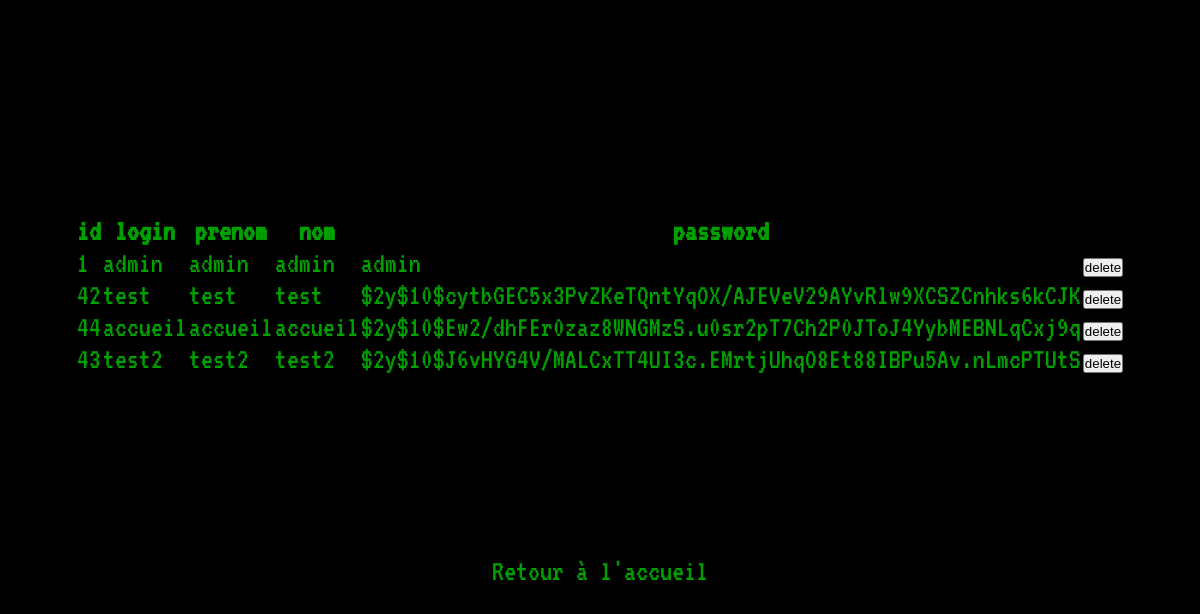
The app's page /admin.php, older data.
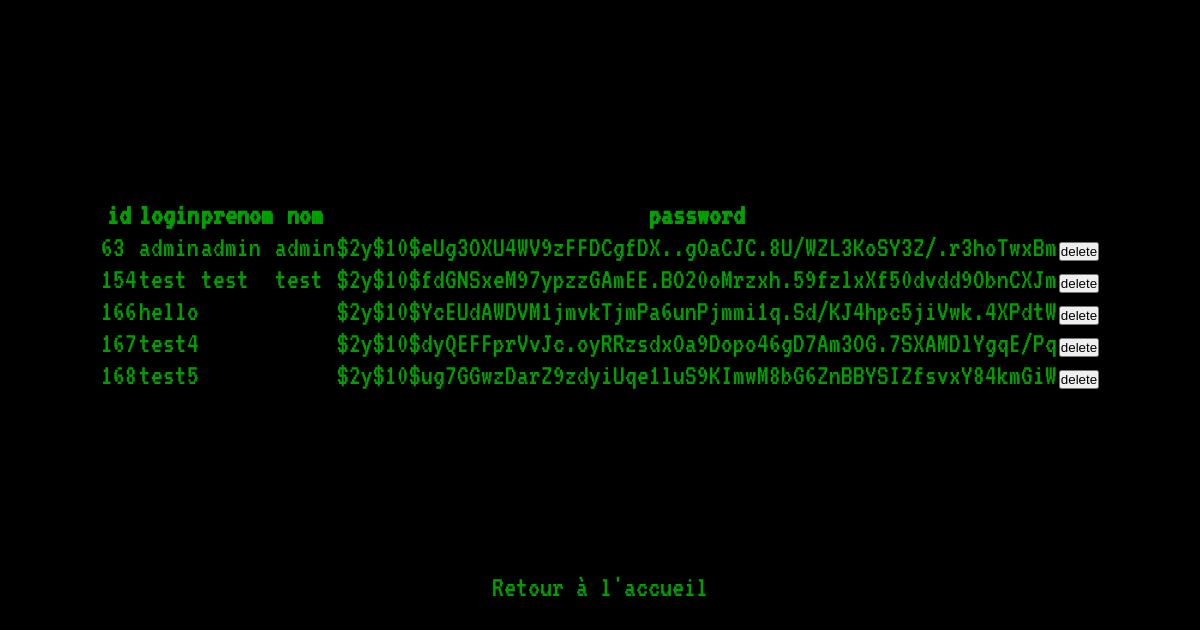
The same page, newer data.
### tables this page shows
CREATE TABLE IF NOT EXISTS `utilisateurs` (
  `id` int(11) NOT NULL AUTO_INCREMENT,
  `login` varchar(255) NOT NULL,
  `prenom` varchar(255) DEFAULT NULL,
  `nom` varchar(255) DEFAULT NULL,
  `password` varchar(255) NOT NULL,
  PRIMARY KEY (`id`)
);

### admin.php (the view, shortened to what this page needs)
<?php
$connect = mysqli_connect('localhost', 'root','','boris-tikhomiroff_moduleconnexion');
mysqli_set_charset($connect, 'utf8');
$requete = mysqli_query($connect,"SELECT * FROM `utilisateurs`");
$data = mysqli_fetch_all($requete, MYSQLI_ASSOC);
?>
<!DOCTYPE html>
<html lang="en">
<head>
</head>
<link rel="stylesheet" type="text/css" href="style.css">
<body>
    <main class="main_admin">
        <table>
            <thead>
                <tr>
                    <th>id</th>
                    <th>login</th>
                    <th>prenom</th>
                    <th>nom</th>
                    <th>password</th>
                </tr>
            </thead>
            <tbody>
                <form action="" >
                    <?php
                        foreach($data as $datas):?>
                        <tr>
                            <td><?= $datas['id'];?></td>
                            <td><?= $datas['login'];?></td>
                            <td><?= $datas['prenom'];?></td>
                            <td><?= $datas['nom'];?></td>
                            <td><?= $datas['password'];?></td>
                            <td><form action="" method="post"><button type="submit" name="delete" value="<?= $datas['id'];?>">delete</button></form></td>
                        </tr>
                    <?php endforeach;?>
            </tbody>
        </table>
        <a href="index.php">Retour à l'accueil</a>
    </main>
</body>
</html>

### style.css (style rules this page uses)
* { margin: 0; padding: 0; box-sizing: border-box; list-style: none; text-decoration: none; }
body { background-color: rgb(255, 251, 245); font-family: 'VT323', monospace; font-size: 30px; color: black; overflow-x: hidden; }
.main_admin { color: rgb(0, 160, 0); background-color: black; height: 100vh; display: flex; justify-content: center; align-items: center; flex-direction: column; }
.main_admin a { color: rgb(0, 160, 0); margin-top: 15%; }

Row changes from the older to the newer data that the page shows:
removed utilisateurs: id "1", login "admin", prenom "admin", nom "admin", password "admin"
removed utilisateurs: id "42", login "test", prenom "test", nom "test", password "$2y$10$cytbGEC5x3PvZKeTQntYqOX/AJEVeV29AYvRlw9XCSZCnhks6kCJK"
removed utilisateurs: id "44", login "accueil", prenom "accueil", nom "accueil", password "$2y$10$Ew2/dhFEr0zaz8WNGMzS.u0sr2pT7Ch2P0JToJ4YybMEBNLqCxj9q"
removed utilisateurs: id "43", login "test2", prenom "test2", nom "test2", password "$2y$10$J6vHYG4V/MALCxTT4UI3c.EMrtjUhqO8Et88IBPu5Av.nLmcPTUtS"
added utilisateurs: id "63", login "admin", prenom "admin", nom "admin", password "$2y$10$eUg3OXU4WV9zFFDCgfDX..gOaCJC.8U/WZL3KoSY3Z/.r3hoTwxBm"
added utilisateurs: id "154", login "test", prenom "test", nom "test", password "$2y$10$fdGNSxeM97ypzzGAmEE.BO20oMrzxh.59fzlxXf50dvdd9ObnCXJm"
added utilisateurs: id "166", login "hello", password "$2y$10$YcEUdAWDVM1jmvkTjmPa6unPjmmi1q.Sd/KJ4hpc5jiVwk.4XPdtW"
added utilisateurs: id "167", login "test4", password "$2y$10$dyQEFFprVvJc.oyRRzsdxOa9Dopo46gD7Am3OG.7SXAMDlYgqE/Pq"
added utilisateurs: id "168", login "test5", password "$2y$10$ug7GGwzDarZ9zdyiUqe1luS9KImwM8bG6ZnBBYSIZfsvxY84kmGiW"
